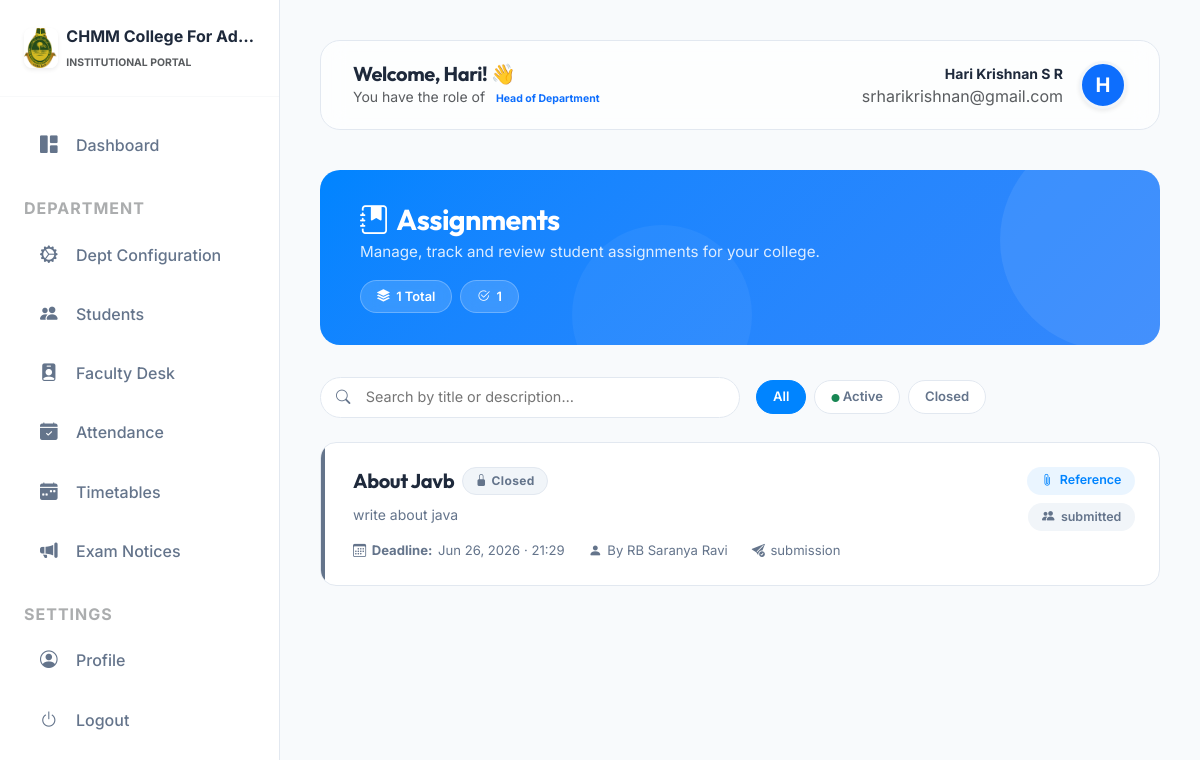
Screenshot of /management/assignments/ (signed in) with the database file from the repository.
### colleges/models.py (models this page shows, shortened)
class College(models.Model):
    STATUS_CHOICES = (
        ('PENDING', 'Pending Approval'),
        ('APPROVED', 'Approved'),
        ('REJECTED', 'Rejected'),
    )
    name = models.CharField(max_length=255)
    slug = models.SlugField(unique=True, blank=True)
    logo = models.ImageField(upload_to='college_logos/', null=True, blank=True)
    theme_color = models.CharField(max_length=7, default='#3b82f6')
    address = models.TextField()
    contact_email = models.EmailField()
    phone_number = models.CharField(max_length=15, blank=True)
    district = models.CharField(max_length=100, blank=True)
    university_affiliation = models.CharField(max_length=500, blank=True, help_text="Comma-separated list of affiliated universities.")
    description = models.TextField(blank=True, help_text="Briefly describe your institution.")
    established_year = models.PositiveIntegerField(null=True, blank=True)
    registration_number = models.CharField(max_length=100, unique=True, null=True)
    website = models.URLField(null=True, blank=True)
    verification_document = models.FileField(upload_to='verification_docs/', null=True, blank=True)
    status = models.CharField(max_length=20, choices=STATUS_CHOICES, default='PENDING')
    rejection_reason = models.TextField(blank=True, null=True, help_text="Reason for rejection, shown to the institution.")
    slug_updated = models.BooleanField(default=False)
    created_at = models.DateTimeField(auto_now_add=True)

### accounts/models.py (models this page shows, shortened)
class CustomUser(AbstractUser):
    ROLES = (
        ('SUPER_ADMIN', 'Super Admin'),
        ('COLLEGE_ADMIN', 'College Admin'),
        ('HOD', 'Head of Department'),
        ('TEACHER', 'Teacher'),
        ('STUDENT', 'Student'),
    )
    username = None
    email = models.EmailField(unique=True)
    role = models.CharField(max_length=20, choices=ROLES, default='STUDENT')
    college = models.ForeignKey(College, on_delete=models.CASCADE, null=True, blank=True, related_name='users')
    objects = CustomUserManager()
    USERNAME_FIELD = 'email'
    REQUIRED_FIELDS = []

### management/models.py (models this page shows, shortened)
class TenantModel(models.Model):
    college = models.ForeignKey(College, on_delete=models.CASCADE)
    created_at = models.DateTimeField(auto_now_add=True)
    updated_at = models.DateTimeField(auto_now=True)
    class Meta:
        abstract = True

class Assignment(TenantModel):
    teacher = models.ForeignKey(TeacherProfile, on_delete=models.CASCADE)
    title = models.CharField(max_length=255)
    description = models.TextField()
    file = models.FileField(upload_to='assignments/')
    deadline = models.DateTimeField()

class TeacherProfile(TenantModel):
    user = models.OneToOneField(settings.AUTH_USER_MODEL, on_delete=models.CASCADE, related_name='teacher_profile')
    profile_photo = models.ImageField(upload_to='teachers/photos/', null=True, blank=True)
    phone_number = models.CharField(max_length=15, blank=True)
    address = models.TextField(blank=True)
    department = models.ForeignKey(Department, on_delete=models.SET_NULL, null=True)
    specialization = models.ForeignKey(Specialization, on_delete=models.SET_NULL, null=True, blank=True)
    qualification = models.CharField(max_length=255)
    bio = models.TextField(blank=True)

### management/views.py (the view)
# urls.py: path('assignments/', views.assignment_list, name='assignment_list'),
@login_required
def assignment_list(request):
    assignments = Assignment.objects.filter(college=request.college)
    if request.user.role == 'TEACHER': assignments = assignments.filter(teacher=request.user.teacher_profile)
    return render(request, 'management/assignment_list.html', {'assignments': assignments})

### management/templates/management/assignment_list.html (shortened to what this page needs)
{% extends 'base.html' %}
{% block content %}
<div class="container-fluid px-0">
  <div class="assign-hero">
    <div class="d-flex align-items-center justify-content-between flex-wrap gap-3" style="position:relative;z-index:1;">
      <div>
        <h1><i class="bi bi-journal-bookmark-fill me-2"></i>Assignments</h1>
        <p>Manage, track and review student assignments for your college.</p>
        <div class="mt-3 d-flex flex-wrap gap-2">
          <span class="stat-chip"><i class="bi bi-stack"></i> {{ assignments|length }} Total</span>
          <span class="stat-chip"><i class="bi bi-check2-circle"></i>
            {% with active_count=0 %}
              {{ assignments|length }}
            {% endwith %}
          </span>
        </div>
      </div>
    </div>
  </div>
  <div class="d-flex flex-wrap align-items-center gap-3 mb-4">
    <div class="search-wrapper flex-grow-1" style="max-width:420px;">
      <i class="bi bi-search"></i>
      <input type="text" class="assign-search" id="assignSearch" placeholder="Search by title or description…">
    </div>
    <div class="d-flex gap-2 flex-wrap">
      <span class="filter-pill active" data-filter="all">All</span>
      <span class="filter-pill" data-filter="active"><i class="bi bi-circle-fill text-success" style="font-size:.5rem;"></i> Active</span>
      <span class="filter-pill" data-filter="closed">Closed</span>
    </div>
  </div>
  {% if assignments %}
  <div id="assignGrid">
    {% for assignment in assignments %}
    {% with days_left=assignment.deadline|timeuntil %}
    <div class="assign-card mb-3 assign-item"
         data-title="{{ assignment.title|lower }}"
         data-desc="{{ assignment.description|lower }}"
         data-status="{% if assignment.is_active %}active{% else %}closed{% endif %}">
      <div class="accent-bar {% if not assignment.is_active %}closed{% endif %}"></div>
      <div class="d-flex align-items-start justify-content-between gap-3 ps-2">
        <div class="flex-grow-1">
          <div class="d-flex align-items-center gap-2 flex-wrap">
            <h5 class="mb-0 fw-bold" style="color:var(--text-main);font-family:'Outfit',sans-serif;">
              {{ assignment.title }}
            </h5>
            {% if assignment.is_active %}
              <span class="badge-active"><i class="bi bi-lightning-charge-fill me-1"></i>Active</span>
            {% else %}
              <span class="badge-closed"><i class="bi bi-lock-fill me-1"></i>Closed</span>
            {% endif %}
          </div>
          <p class="assign-desc">{{ assignment.description }}</p>
          <div class="assign-meta">
            <span>
              <i class="bi bi-calendar3"></i>
              <strong>Deadline:</strong>
              <span class="{% if assignment.is_active %}{% if assignment.deadline|timeuntil|truncatewords:1 == '1' %}deadline-warn{% endif %}{% endif %}">
                {{ assignment.deadline|date:"M d, Y · H:i" }}
              </span>
            </span>
            <span>
              <i class="bi bi-person-fill"></i>
              By {{ assignment.teacher.user.get_full_name|default:assignment.teacher.user.username }}
            </span>
            <span>
              <i class="bi bi-send-check-fill"></i>
              {{ assignment.submission_count }} submission{{ assignment.submission_count|pluralize }}
            </span>
          </div>
        </div>
        <div class="d-flex flex-column align-items-end gap-2 ps-2" style="min-width:130px;">
          {% if assignment.file %}
          <a href="{{ assignment.file.url }}" target="_blank" class="file-pill">
            <i class="bi bi-paperclip"></i> Reference
          </a>
          {% endif %}
          {% if request.user.role == 'STUDENT' %}
            {% if assignment.is_active %}
            <a href="{% url 'submit_assignment' assignment.pk %}" class="file-pill"
               style="background:{% if assignment.has_submitted %}rgba(34,197,94,.12){% else %}var(--primary-soft){% endif %};
                      color:{% if assignment.has_submitted %}#16a34a{% else %}var(--primary){% endif %};
                      border-color:{% if assignment.has_submitted %}rgba(34,197,94,.3){% else %}color-mix(in srgb,var(--primary) 30%,transparent){% endif %};">
              <i class="bi {% if assignment.has_submitted %}bi-arrow-repeat{% else %}bi-upload{% endif %}"></i>
              {% if assignment.has_submitted %}Re-submit{% else %}Submit{% endif %}
            </a>
            {% endif %}
          {% elif request.user.role == 'TEACHER' %}
            <a href="{% url 'assignment_submissions' assignment.pk %}" class="file-pill">
              <i class="bi bi-people-fill"></i> {{ assignment.submission_count }} Submission{{ assignment.submission_count|pluralize }}
            </a>
          {% elif request.user.role == 'COLLEGE_ADMIN' or request.user.role == 'HOD' %}
            <a href="{% url 'assignment_submissions' assignment.pk %}" class="file-pill"
               style="background:var(--surface-2);color:var(--text-muted);border-color:var(--border);">
              <i class="bi bi-people-fill"></i> {{ assignment.submission_count }} submitted
            </a>
          {% endif %}
        </div>
      </div>
    </div>
    {% endwith %}
    {% endfor %}
  </div>
  {% endif %}
</div>
{% endblock %}

### templates/base.html (shortened to what this page needs)
{% load static %}
<!DOCTYPE html>
<html lang="en">
<head>
    <link href="https://cdn.jsdelivr.net/npm/bootstrap@5.3.0/dist/css/bootstrap.min.css" rel="stylesheet">
    <link rel="stylesheet" href="https://cdn.jsdelivr.net/npm/bootstrap-icons@1.11.1/font/bootstrap-icons.css">
</head>
<body>
    {% if user.is_authenticated %}
    <aside class="sidebar" id="sidebar">
        <div class="p-4 mb-3 d-flex align-items-center border-bottom border-light">
            {% if request.college.logo %}
            <img src="{{ request.college.logo.url }}" alt="Logo" height="40" class="me-2 rounded-3 shadow-sm">
            {% else %}
            <div class="bg-primary rounded-3 p-2 me-2 shadow-sm"><i class="bi bi-mortarboard-fill text-white fs-5"></i></div>
            {% endif %}
            <div class="overflow-hidden">
                <span class="fs-6 fw-bold text-main d-block text-truncate">{{ request.college.name|default:"Management Panel" }}</span>
                <span class="x-small text-muted text-uppercase fw-bold letter-spacing-1" style="font-size: 0.65rem;">Institutional Portal</span>
            </div>
        </div>
        <nav class="mt-2" style="max-height: calc(100vh - 100px); overflow-y: auto; overflow-x: hidden;">
            {% if user.role == 'SUPER_ADMIN' %}
            <a href="{% url 'college_approval_queue' %}"
                class="nav-link-custom {% if request.resolver_match.url_name == 'college_approval_queue' %}active{% endif %}">
                <i class="bi bi-speedometer2"></i> Management Console
            </a>
            {% else %}
            <a href="{% url 'dashboard' %}"
                class="nav-link-custom {% if request.resolver_match.url_name == 'dashboard' %}active{% endif %}">
                <i class="bi bi-grid-1x2-fill"></i> Dashboard
            </a>
            {% endif %}
            {% if user.role == 'HOD' %}
            <div class="px-4 mt-4 mb-2 text-uppercase x-small fw-bold text-muted opacity-50" style="letter-spacing: 1px;">Department</div>
            <a href="{% url 'department_configuration' %}" class="nav-link-custom {% if request.resolver_match.url_name == 'department_configuration' %}active{% endif %}">
                <i class="bi bi-gear-wide-connected"></i> Dept Configuration
            </a>
            <a href="{% url 'student_list' %}" class="nav-link-custom">
                <i class="bi bi-people-fill"></i> Students
            </a>
            <a href="{% url 'teacher_list' %}" class="nav-link-custom">
                <i class="bi bi-person-badge-fill"></i> Faculty Desk
            </a>
            <a href="{% url 'mark_attendance' %}" class="nav-link-custom">
                <i class="bi bi-calendar-check-fill"></i> Attendance
            </a>
            <a href="{% url 'create_timetable' %}" class="nav-link-custom">
                <i class="bi bi-calendar-week-fill"></i> Timetables
            </a>
            <a href="{% url 'create_exam_notification' %}" class="nav-link-custom">
                <i class="bi bi-megaphone-fill"></i> Exam Notices
            </a>
            {% endif %}
            <div class="px-4 mt-4 mb-2 text-uppercase x-small fw-bold text-muted opacity-50" style="letter-spacing: 1px;">Settings</div>
            <a href="{% url 'edit_profile' %}" class="nav-link-custom {% if 'profile' in request.path %}active{% endif %}">
                <i class="bi bi-person-circle"></i> Profile
            </a>
            <form action="{% url 'logout' %}" method="post" class="m-0">
                <button type="submit" class="nav-link-custom border-0 bg-transparent w-100 text-start">
                    <i class="bi bi-power"></i> Logout
                </button>
            </form>
        </nav>
    </aside>
    {% endif %}
    <main class="{% if user.is_authenticated %}main-content{% endif %}">
        {% if user.is_authenticated %}
        <header class="header-glass animate-up">
            <div class="d-flex align-items-center">
                <div>
                    <h5 class="fw-bold mb-0">Welcome, {{ user.first_name }}! 👋</h5>
                    <p class="text-muted small mb-0 d-none d-md-block">You have the role of <span class="badge bg-primary-soft text-primary rounded-pill">{{ user.get_role_display }}</span></p>
                </div>
            </div>
            <div class="d-flex align-items-center gap-3">
                <div class="d-flex align-items-center gap-3">
                    <div class="text-end d-none d-md-block">
                        <span class="fw-bold d-block small">{{ user.get_full_name }}</span>
                        <span class="text-muted x-small">{{ user.email }}</span>
                    </div>
                    <div class="bg-primary rounded-circle shadow-sm d-flex align-items-center justify-content-center"
                        style="width: 48px; height: 48px; border: 3px solid var(--surface-2);">
                        <span class="fw-bold text-white fs-5">{{ user.first_name|first|upper }}</span>
                    </div>
                </div>
            </div>
        </header>
        {% endif %}
        <div class="container-fluid p-0 animate-up">
            {% block content %}{% endblock %}
        </div>
    </main>
</body>
</html>

### rows the page displays
College: college.logo (picture), college.name "CHMM College For Ad…"
CustomUser: first_name "Hari", role "Head of Department", get_full_name "Hari Krishnan S R", email "srharikrishnan@gmail.com", first_name|first "H"
Assignment: title "About Javb", description "write about java", deadline "Jun 26, 2026 · 21:29", teacher.user.get_full_name "RB Saranya Ravi"

### other values shown
{{ assignments|length }} "1"
